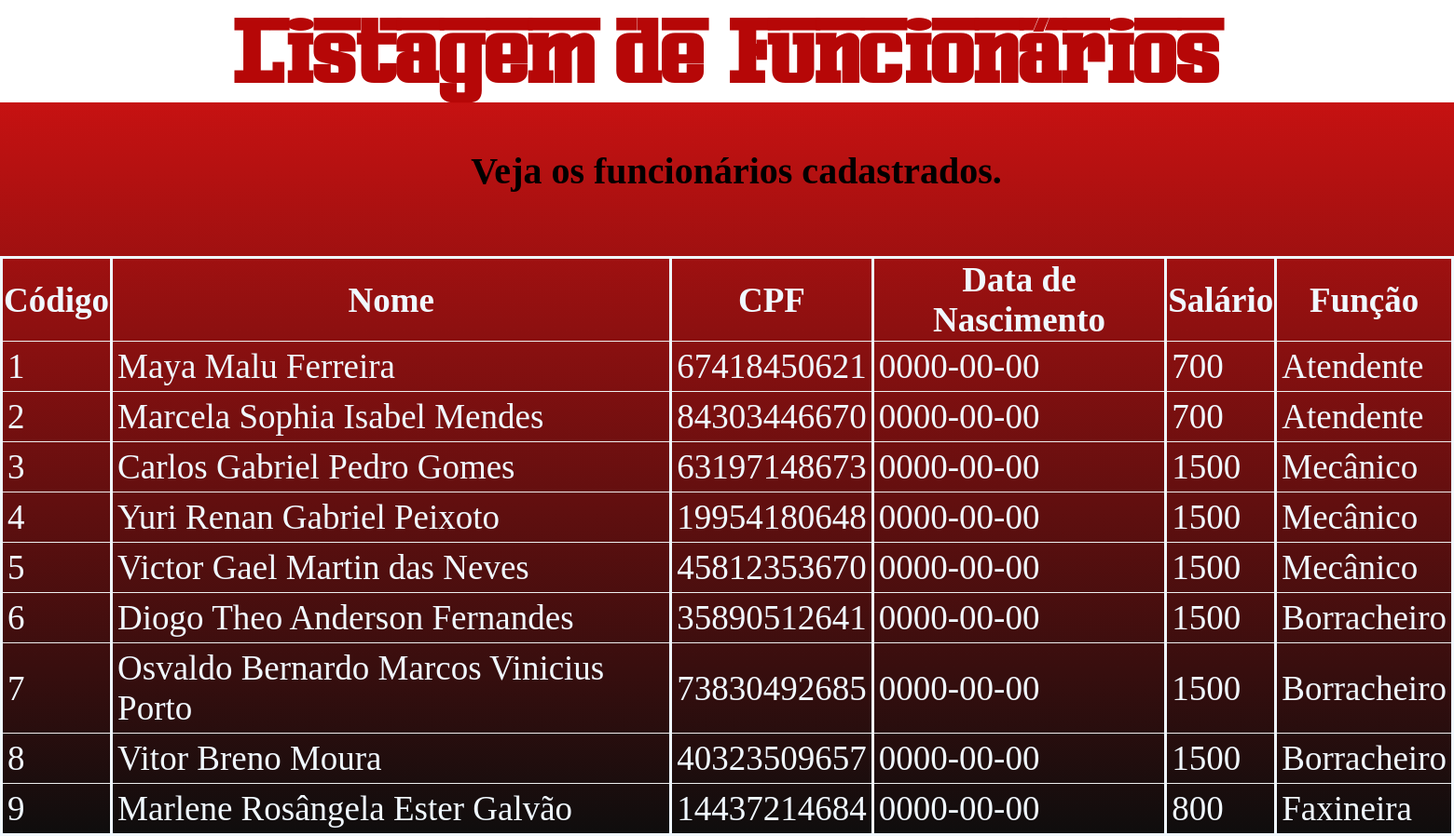
The page /visual/ListagemFuncionarios.php on the database its author committed.
### tables this page shows
CREATE TABLE funcionario (
idfuncionario INT NOT NULL AUTO_INCREMENT,
nome VARCHAR(100) NOT NULL,
cpf NUMERIC(14) NOT NULL,
datanasc DATE NOT NULL,
salario DECIMAL(9) NOT NULL,
funcao VARCHAR(100) NOT NULL,
PRIMARY KEY (idfuncionario)
);

### dao/Conexao.php (called while the page is built, shortened)
<?php
class Conexao
{
    private static $dsn = 'mysql:host=localhost;dbname=oficina_mecanica;port=3306;charset=utf8';
    private static $usuario = 'root';
    private static $senha = '12345';
    private static $conexao = null;
    public static function getConexao(){
        if (Conexao::$conexao == null){
            try {
                Conexao::$conexao = new PDO(Conexao::$dsn, Conexao::$usuario, Conexao::$senha);
            } catch (PDOException $e){
                echo $e->getMessage();
            }
        }
        return Conexao::$conexao;
    }
    public static function getPreparedStatement($sql) {
        $pst = null;
        if (Conexao::getConexao() != null){
            try{
                $pst = Conexao::$conexao->prepare($sql);
            } catch(PDOException $e){
                echo $e->getMessage();
            }
        }
        return $pst;
    }
}

### dao/DaoFuncionarios.php (called while the page is built, shortened)
<?php
class DaoFuncionarios
{
    public function listatodos()
    {
        $pst = Conexao::getPreparedStatement('select * from funcionario');
        $pst->execute();
        $lista = $pst->fetchAll(PDO::FETCH_ASSOC);
        return $lista;
    }
}

### visual/ListagemFuncionarios.php (the view, shortened to what this page needs)
<!DOCTYPE html>
<html lang="pt-BR">
<head>
    <link rel="stylesheet" type="text/css" href="./estilo.css"><title>Funcionários</title>
</head>
<body>
    <header>
<h1>Listagem de Funcionários</h1>
</header>
    <p>Veja os funcionários cadastrados.</p>
    <table border="1">
        <tr>
            <th>Código</th>
            <th>Nome</th>
            <th>CPF</th>
            <th>Data de Nascimento</th>
            <th>Salário</th>
            <th>Função</th>
        </tr>
        <?php
        require_once '../dao/Conexao.php';
        require_once '../dao/DaoFuncionarios.php';
        $dao = new DaoFuncionarios();
        $lista = $dao->listatodos();
        foreach ($lista as $linha){
            echo '<tr>';
            echo '<td>' . $linha['idfuncionario'] . '</td>';
            echo '<td>' . $linha['nome'] . '</td>';
            echo '<td>' . $linha['cpf'] . '</td>';
            echo '<td>' . $linha['datanasc'] . '</td>';
            echo '<td>' . $linha['salario'] . '</td>';
            echo '<td>' . $linha['funcao'] . '</td>';
        }
        ?>
    </table>
</body>
</html>

### visual/estilo.css (style rules this page uses)
* { font-size: 115%; }
body { background: rgb(255,0,0); background: linear-gradient(180deg, rgb(224, 18, 18) 0%, rgb(14, 13, 13) 100%); margin: 0%; background-repeat: no-repeat; background-attachment: fixed; }
p { font-weight: bold; font-size: 40px; font-family: 'Libre Baskerville', serif; margin-left: 20px; text-align: center; }
table { margin-left: auto; margin-right: auto; background-color: transparent; color: aliceblue; border-top: solid; border-bottom: solid; border-left: none; border-right: none; border-collapse: collapse; }
th { border-right: solid; border-left: solid; }
td { border-right: solid; border-left: none; margin: 5px; padding: 5px; }
tr { border-right: solid; border-left:solid; margin-top: none; margin-bottom: none; color: aliceblue; }
@media screen and (min-width: 1024px) { header { background-color: rgb(255, 255, 255);; margin-bottom: 50px; } }
@media screen and (min-width: 1024px) { h1 { color: #b60707; background-color: rgba(0, 0, 0, 0); width: fit-content; font-family: Ferro; text-align: center; margin: 0%; margin-left: auto; margin-right: auto; font-size: 100px; padding-top: 10px; } }

### rows shown on the page
funcionario: idfuncionario "1", nome "Maya Malu Ferreira", cpf "67418450621", datanasc "0000-00-00", salario "700", funcao "Atendente"
funcionario: idfuncionario "2", nome "Marcela Sophia Isabel Mendes", cpf "84303446670", datanasc "0000-00-00", salario "700", funcao "Atendente"
funcionario: idfuncionario "3", nome "Carlos Gabriel Pedro Gomes", cpf "63197148673", datanasc "0000-00-00", salario "1500", funcao "Mecânico"
funcionario: idfuncionario "4", nome "Yuri Renan Gabriel Peixoto", cpf "19954180648", datanasc "0000-00-00", salario "1500", funcao "Mecânico"
funcionario: idfuncionario "5", nome "Victor Gael Martin das Neves", cpf "45812353670", datanasc "0000-00-00", salario "1500", funcao "Mecânico"
funcionario: idfuncionario "6", nome "Diogo Theo Anderson Fernandes", cpf "35890512641", datanasc "0000-00-00", salario "1500", funcao "Borracheiro"
funcionario: idfuncionario "7", nome "Osvaldo Bernardo Marcos Vinicius Porto", cpf "73830492685", datanasc "0000-00-00", salario "1500", funcao "Borracheiro"
funcionario: idfuncionario "8", nome "Vitor Breno Moura", cpf "40323509657", datanasc "0000-00-00", salario "1500", funcao "Borracheiro"
funcionario: idfuncionario "9", nome "Marlene Rosângela Ester Galvão", cpf "14437214684", datanasc "0000-00-00", salario "800", funcao "Faxineira"
